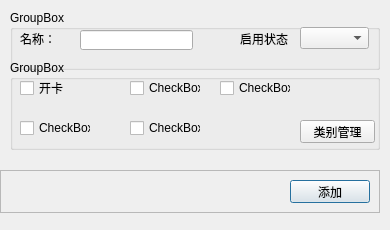
<?xml version="1.0" encoding="UTF-8"?>
<ui version="4.0">
 <class>Dialog</class>
 <widget class="QDialog" name="Dialog">
  <property name="geometry">
   <rect>
    <x>0</x>
    <y>0</y>
    <width>390</width>
    <height>230</height>
   </rect>
  </property>
  <property name="windowTitle">
   <string>Dialog</string>
  </property>
  <widget class="QFrame" name="frame">
   <property name="geometry">
    <rect>
     <x>0</x>
     <y>170</y>
     <width>380</width>
     <height>43</height>
    </rect>
   </property>
   <property name="minimumSize">
    <size>
     <width>0</width>
     <height>35</height>
    </size>
   </property>
   <property name="maximumSize">
    <size>
     <width>16777215</width>
     <height>45</height>
    </size>
   </property>
   <property name="frameShape">
    <enum>QFrame::StyledPanel</enum>
   </property>
   <property name="frameShadow">
    <enum>QFrame::Raised</enum>
   </property>
   <layout class="QHBoxLayout" name="horizontalLayout">
    <item>
     <spacer name="horizontalSpacer">
      <property name="orientation">
       <enum>Qt::Horizontal</enum>
      </property>
      <property name="sizeHint" stdset="0">
       <size>
        <width>336</width>
        <height>20</height>
       </size>
      </property>
     </spacer>
    </item>
    <item>
     <widget class="QPushButton" name="pushButton">
      <property name="text">
       <string>添加</string>
      </property>
     </widget>
    </item>
   </layout>
  </widget>
  <widget class="QGroupBox" name="groupBox">
   <property name="geometry">
    <rect>
     <x>10</x>
     <y>10</y>
     <width>370</width>
     <height>60</height>
    </rect>
   </property>
   <property name="title">
    <string>GroupBox</string>
   </property>
   <widget class="QLabel" name="label">
    <property name="geometry">
     <rect>
      <x>10</x>
      <y>23</y>
      <width>54</width>
      <height>12</height>
     </rect>
    </property>
    <property name="text">
     <string>名称：</string>
    </property>
   </widget>
   <widget class="QLineEdit" name="lineEdit">
    <property name="geometry">
     <rect>
      <x>70</x>
      <y>20</y>
      <width>113</width>
      <height>20</height>
     </rect>
    </property>
   </widget>
   <widget class="QLabel" name="label_3">
    <property name="geometry">
     <rect>
      <x>230</x>
      <y>23</y>
      <width>54</width>
      <height>12</height>
     </rect>
    </property>
    <property name="text">
     <string>启用状态</string>
    </property>
   </widget>
   <widget class="QComboBox" name="comboBox">
    <property name="geometry">
     <rect>
      <x>290</x>
      <y>17</y>
      <width>69</width>
      <height>22</height>
     </rect>
    </property>
   </widget>
  </widget>
  <widget class="QGroupBox" name="groupBox_2">
   <property name="geometry">
    <rect>
     <x>10</x>
     <y>60</y>
     <width>370</width>
     <height>90</height>
    </rect>
   </property>
   <property name="title">
    <string>GroupBox</string>
   </property>
   <widget class="QCheckBox" name="checkBox">
    <property name="geometry">
     <rect>
      <x>10</x>
      <y>20</y>
      <width>71</width>
      <height>16</height>
     </rect>
    </property>
    <property name="text">
     <string>开卡</string>
    </property>
   </widget>
   <widget class="QCheckBox" name="checkBox_2">
    <property name="geometry">
     <rect>
      <x>120</x>
      <y>20</y>
      <width>71</width>
      <height>16</height>
     </rect>
    </property>
    <property name="text">
     <string>CheckBox</string>
    </property>
   </widget>
   <widget class="QCheckBox" name="checkBox_3">
    <property name="geometry">
     <rect>
      <x>210</x>
      <y>20</y>
      <width>71</width>
      <height>16</height>
     </rect>
    </property>
    <property name="text">
     <string>CheckBox</string>
    </property>
   </widget>
   <widget class="QCheckBox" name="checkBox_4">
    <property name="geometry">
     <rect>
      <x>10</x>
      <y>60</y>
      <width>71</width>
      <height>16</height>
     </rect>
    </property>
    <property name="text">
     <string>CheckBox</string>
    </property>
   </widget>
   <widget class="QCheckBox" name="checkBox_5">
    <property name="geometry">
     <rect>
      <x>120</x>
      <y>60</y>
      <width>71</width>
      <height>16</height>
     </rect>
    </property>
    <property name="text">
     <string>CheckBox</string>
    </property>
   </widget>
   <widget class="QPushButton" name="pushButton_5">
    <property name="geometry">
     <rect>
      <x>290</x>
      <y>60</y>
      <width>75</width>
      <height>23</height>
     </rect>
    </property>
    <property name="text">
     <string>类别管理</string>
    </property>
   </widget>
  </widget>
 </widget>
 <resources/>
 <connections/>
</ui>
